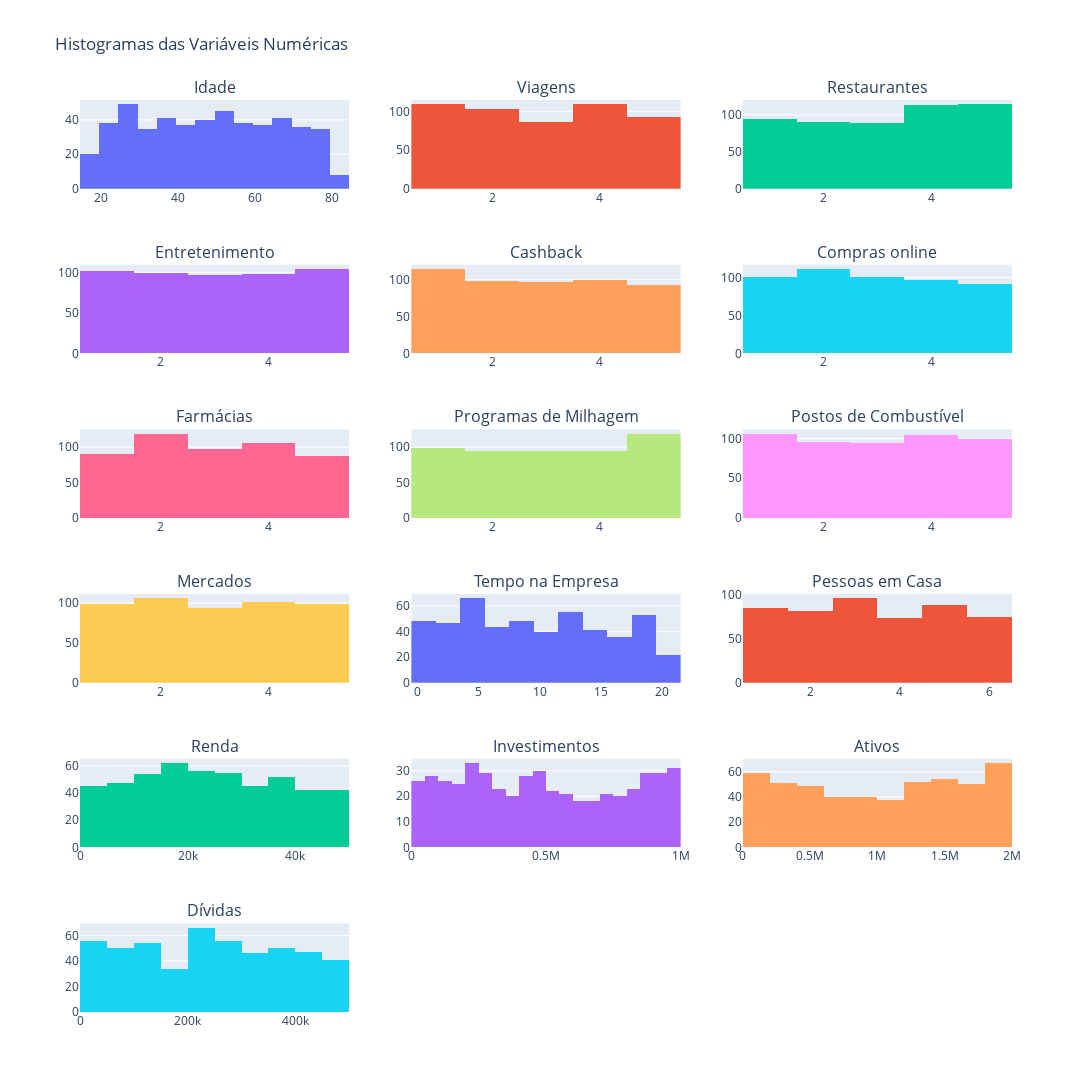

This figure's notebook cell:
### Markdown cell above
### Apresentar histograma das variáveis numéricas

### Code cell
# Número de colunas desejadas
num_cols = 3

# Calcular o número de linhas necessárias
num_rows = math.ceil(len(num_vars) / num_cols)

# Criar subplots
fig = make_subplots(rows=num_rows, cols=num_cols, subplot_titles=num_vars)

# Adicionar histogramas para cada variável numérica
for i, var in enumerate(num_vars):
    row = (i // num_cols) + 1
    col = (i % num_cols) + 1
    fig.add_trace(
        go.Histogram(x=df_prospects[var], name=var),
        row=row, col=col
    )

# Atualizar layout para remover a legenda
fig.update_layout(
    height=300*num_rows,
    width=1200,
    title_text="Histogramas das Variáveis Numéricas",
    showlegend=False
)

fig.show()

### Figure 1 — Plotly figure (JSON) as saved in the notebook; plotly's stock layout.template omitted (floating-point values rounded to 4 significant figures; data arrays with more than 128 entries replaced by an {"elided": "..."} marker saying what was removed)
{"data": [{"name": "Idade", "type": "histogram", "x": {"elided": "500 int values"}, "xaxis": "x", "yaxis": "y"}, {"name": "Viagens", "type": "histogram", "x": {"elided": "500 int values"}, "xaxis": "x2", "yaxis": "y2"}, {"name": "Restaurantes", "type": "histogram", "x": {"elided": "500 int values"}, "xaxis": "x3", "yaxis": "y3"}, {"name": "Entretenimento", "type": "histogram", "x": {"elided": "500 int values"}, "xaxis": "x4", "yaxis": "y4"}, {"name": "Cashback", "type": "histogram", "x": {"elided": "500 int values"}, "xaxis": "x5", "yaxis": "y5"}, {"name": "Compras online", "type": "histogram", "x": {"elided": "500 int values"}, "xaxis": "x6", "yaxis": "y6"}, {"name": "Farmácias", "type": "histogram", "x": {"elided": "500 int values"}, "xaxis": "x7", "yaxis": "y7"}, {"name": "Programas de Milhagem", "type": "histogram", "x": {"elided": "500 int values"}, "xaxis": "x8", "yaxis": "y8"}, {"name": "Postos de Combustível", "type": "histogram", "x": {"elided": "500 int values"}, "xaxis": "x9", "yaxis": "y9"}, {"name": "Mercados", "type": "histogram", "x": {"elided": "500 int values"}, "xaxis": "x10", "yaxis": "y10"}, {"name": "Tempo na Empresa", "type": "histogram", "x": {"elided": "500 int values"}, "xaxis": "x11", "yaxis": "y11"}, {"name": "Pessoas em Casa", "type": "histogram", "x": {"elided": "500 int values"}, "xaxis": "x12", "yaxis": "y12"}, {"name": "Renda", "type": "histogram", "x": {"elided": "500 int values"}, "xaxis": "x13", "yaxis": "y13"}, {"name": "Investimentos", "type": "histogram", "x": {"elided": "500 int values"}, "xaxis": "x14", "yaxis": "y14"}, {"name": "Ativos", "type": "histogram", "x": {"elided": "500 int values"}, "xaxis": "x15", "yaxis": "y15"}, {"name": "Dívidas", "type": "histogram", "x": {"elided": "500 int values"}, "xaxis": "x16", "yaxis": "y16"}], "layout": {"annotations": [{"font": {"size": 16}, "showarrow": false, "text": "Idade", "x": 0.1444, "xanchor": "center", "xref": "paper", "y": 1.0, "yanchor": "bottom", "yref": "paper"}, {"font": {"size": 16}, "showarrow": false, "text": "Viagens", "x": 0.5, "xanchor": "center", "xref": "paper", "y": 1.0, "yanchor": "bottom", "yref": "paper"}, {"font": {"size": 16}, "showarrow": false, "text": "Restaurantes", "x": 0.8556, "xanchor": "center", "xref": "paper", "y": 1.0, "yanchor": "bottom", "yref": "paper"}, {"font": {"size": 16}, "showarrow": false, "text": "Entretenimento", "x": 0.1444, "xanchor": "center", "xref": "paper", "y": 0.8194, "yanchor": "bottom", "yref": "paper"}, {"font": {"size": 16}, "showarrow": false, "text": "Cashback", "x": 0.5, "xanchor": "center", "xref": "paper", "y": 0.8194, "yanchor": "bottom", "yref": "paper"}, {"font": {"size": 16}, "showarrow": false, "text": "Compras online", "x": 0.8556, "xanchor": "center", "xref": "paper", "y": 0.8194, "yanchor": "bottom", "yref": "paper"}, {"font": {"size": 16}, "showarrow": false, "text": "Farmácias", "x": 0.1444, "xanchor": "center", "xref": "paper", "y": 0.6389, "yanchor": "bottom", "yref": "paper"}, {"font": {"size": 16}, "showarrow": false, "text": "Programas de Milhagem", "x": 0.5, "xanchor": "center", "xref": "paper", "y": 0.6389, "yanchor": "bottom", "yref": "paper"}, {"font": {"size": 16}, "showarrow": false, "text": "Postos de Combustível", "x": 0.8556, "xanchor": "center", "xref": "paper", "y": 0.6389, "yanchor": "bottom", "yref": "paper"}, {"font": {"size": 16}, "showarrow": false, "text": "Mercados", "x": 0.1444, "xanchor": "center", "xref": "paper", "y": 0.4583, "yanchor": "bottom", "yref": "paper"}, {"font": {"size": 16}, "showarrow": false, "text": "Tempo na Empresa", "x": 0.5, "xanchor": "center", "xref": "paper", "y": 0.4583, "yanchor": "bottom", "yref": "paper"}, {"font": {"size": 16}, "showarrow": false, "text": "Pessoas em Casa", "x": 0.8556, "xanchor": "center", "xref": "paper", "y": 0.4583, "yanchor": "bottom", "yref": "paper"}, {"font": {"size": 16}, "showarrow": false, "text": "Renda", "x": 0.1444, "xanchor": "center", "xref": "paper", "y": 0.2778, "yanchor": "bottom", "yref": "paper"}, {"font": {"size": 16}, "showarrow": false, "text": "Investimentos", "x": 0.5, "xanchor": "center", "xref": "paper", "y": 0.2778, "yanchor": "bottom", "yref": "paper"}, {"font": {"size": 16}, "showarrow": false, "text": "Ativos", "x": 0.8556, "xanchor": "center", "xref": "paper", "y": 0.2778, "yanchor": "bottom", "yref": "paper"}, {"font": {"size": 16}, "showarrow": false, "text": "Dívidas", "x": 0.1444, "xanchor": "center", "xref": "paper", "y": 0.09722, "yanchor": "bottom", "yref": "paper"}], "height": 1800, "showlegend": false, "title": {"text": "Histogramas das Variáveis Numéricas"}, "width": 1200, "xaxis": {"anchor": "y", "domain": [0, 0.2889]}, "xaxis10": {"anchor": "y10", "domain": [0, 0.2889]}, "xaxis11": {"anchor": "y11", "domain": [0.3556, 0.6444]}, "xaxis12": {"anchor": "y12", "domain": [0.7111, 1]}, "xaxis13": {"anchor": "y13", "domain": [0, 0.2889]}, "xaxis14": {"anchor": "y14", "domain": [0.3556, 0.6444]}, "xaxis15": {"anchor": "y15", "domain": [0.7111, 1]}, "xaxis16": {"anchor": "y16", "domain": [0, 0.2889]}, "xaxis17": {"anchor": "y17", "domain": [0.3556, 0.6444]}, "xaxis18": {"anchor": "y18", "domain": [0.7111, 1]}, "xaxis2": {"anchor": "y2", "domain": [0.3556, 0.6444]}, "xaxis3": {"anchor": "y3", "domain": [0.7111, 1]}, "xaxis4": {"anchor": "y4", "domain": [0, 0.2889]}, "xaxis5": {"anchor": "y5", "domain": [0.3556, 0.6444]}, "xaxis6": {"anchor": "y6", "domain": [0.7111, 1]}, "xaxis7": {"anchor": "y7", "domain": [0, 0.2889]}, "xaxis8": {"anchor": "y8", "domain": [0.3556, 0.6444]}, "xaxis9": {"anchor": "y9", "domain": [0.7111, 1]}, "yaxis": {"anchor": "x", "domain": [0.9028, 1.0]}, "yaxis10": {"anchor": "x10", "domain": [0.3611, 0.4583]}, "yaxis11": {"anchor": "x11", "domain": [0.3611, 0.4583]}, "yaxis12": {"anchor": "x12", "domain": [0.3611, 0.4583]}, "yaxis13": {"anchor": "x13", "domain": [0.1806, 0.2778]}, "yaxis14": {"anchor": "x14", "domain": [0.1806, 0.2778]}, "yaxis15": {"anchor": "x15", "domain": [0.1806, 0.2778]}, "yaxis16": {"anchor": "x16", "domain": [0, 0.09722]}, "yaxis17": {"anchor": "x17", "domain": [0, 0.09722]}, "yaxis18": {"anchor": "x18", "domain": [0, 0.09722]}, "yaxis2": {"anchor": "x2", "domain": [0.9028, 1.0]}, "yaxis3": {"anchor": "x3", "domain": [0.9028, 1.0]}, "yaxis4": {"anchor": "x4", "domain": [0.7222, 0.8194]}, "yaxis5": {"anchor": "x5", "domain": [0.7222, 0.8194]}, "yaxis6": {"anchor": "x6", "domain": [0.7222, 0.8194]}, "yaxis7": {"anchor": "x7", "domain": [0.5417, 0.6389]}, "yaxis8": {"anchor": "x8", "domain": [0.5417, 0.6389]}, "yaxis9": {"anchor": "x9", "domain": [0.5417, 0.6389]}}}
